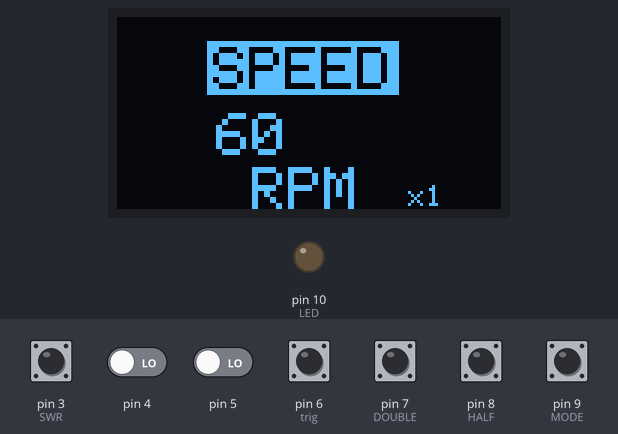
Simulated run of this sketch. Board: Arduino Uno, built with avr-gcc and run on an emulated ATmega328P. On the bench: 128×64 one-colour display, output pins drawn as LEDs (lit = HIGH). The test bench sets the inputs (shaded band); at power-on: pin 3 (SWR), pin 6 (trig), pin 7 (DOUBLE), pin 8 (HALF), pin 9 (MODE) HIGH, pin 4, pin 5 LOW. What the sketch prints to the serial monitor is not drawn.

Above: at 3.3 s.
3.4 s: pin 9 (MODE) pulled LOW for 1 s
At 5.6 s:
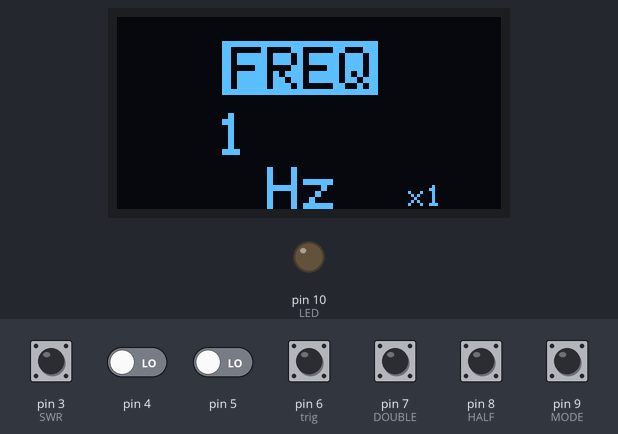
5.9 s: pin 6 (trig) pulled LOW for 1 s
At 6.9 s:
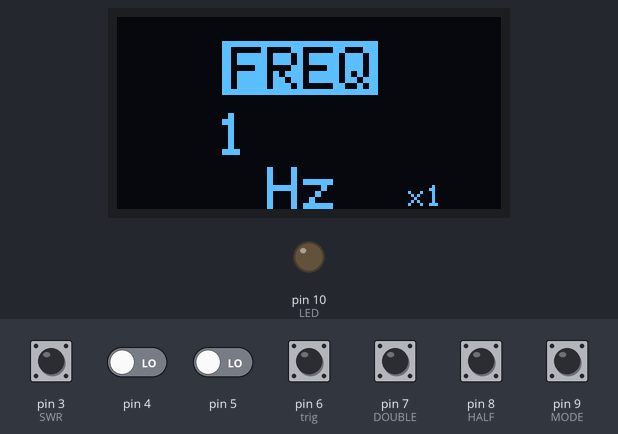
8.4 s: pin 3 (SWR) pulled LOW for 1 s
At 10.6 s:
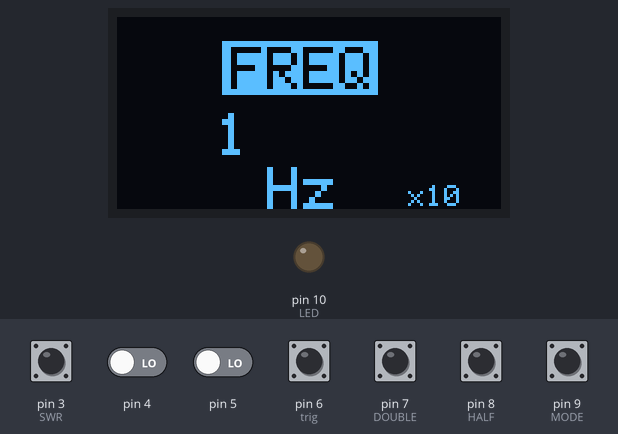
10.9 s: pin 5 driven HIGH
At 11.4 s:
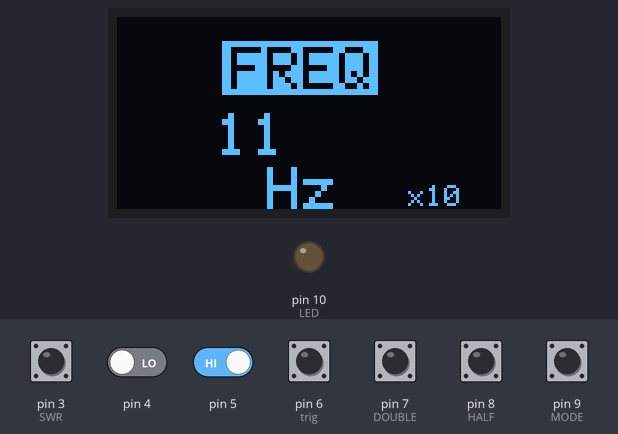
12.4 s: pin 7 (DOUBLE) pulled LOW for 1 s
At 14.5 s:
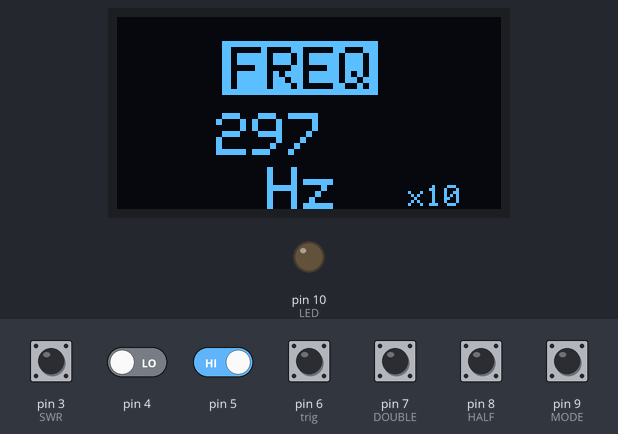
14.9 s: pin 8 (HALF) pulled LOW for 1 s
At 17.4 s:
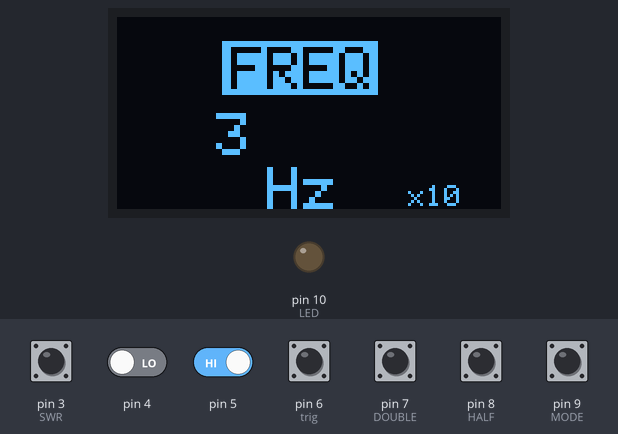
Timing chart, 0 to 18.5 s (numbered marks = the images above; inputs shaded):
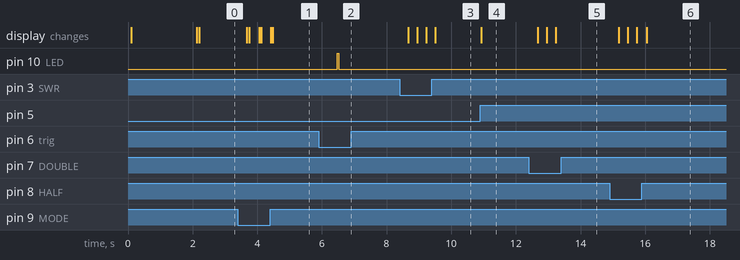

The sketch:

Stroboscpe.ino
```cpp
#include "rotary.h"
#include "disp.h"


const int SWR = 3, MODE = 9, HALF = 8, DOUBLE = 7, LED = 10,trig = 6;
int duty_p = 5;

int MUL=1, MIN = 60, MAX = 20000;
int counter_value=60;
unsigned long debounce =250 ,pm, interval, timePeriod, onTime, offTime;
int lastState = 1, Pcounter;


void setup()
 {
    Serial.begin (115200);

    setValues(MUL, MIN, MAX);
    setCounter(MIN);
    rotary_init(5, 4);
    //disp_init();

    if(!display.begin(SSD1306_SWITCHCAPVCC, SCREEN_ADDRESS)) {
    Serial.println(F("SSD1306 allocation failed"));
    for(;;); // Don't proceed, loop forever
  }

    pinMode(trig,INPUT_PULLUP);
    pinMode(SWR,INPUT);
    pinMode(MODE,INPUT_PULLUP);
    pinMode(HALF,INPUT_PULLUP);
    pinMode(DOUBLE,INPUT_PULLUP);
    pinMode(LED,OUTPUT); digitalWrite(LED, 0);

    welcome();
    //delay(3000);
    rpm_disp();mult(1);


  }

void loop()
 {
   getPos();  // get the changed counter value

   if(!digitalRead(SWR)) //Change the increament/decreament factor
      {
        delay(debounce);
        MUL=MUL*10;
        if(MUL>100) MUL = 1;
        else MUL=MUL;
        setInf(MUL);
        mult(MUL);
         // change mul factor
      }

   if(!digitalRead(MODE)) //change the mode in between Freq. & RPM
      {
        delay(debounce);
        if(MIN == 60)
          {
            MIN = 1; MAX = 334;
            Serial.println("Mode: Frequency");
            //mode change
            setMinMax(MIN,MAX);
            setCounter((getCV()/60));
            freq_disp();   mult(MUL);
          }
        else if(MIN == 1)
          {
            MIN = 60; MAX = 20000;
            Serial.println("Mode: RPM");
            //mode change
            setMinMax(MIN,MAX);
            setCounter((getCV()*60));
            rpm_disp(); mult(MUL);
          }

      }

   if(!digitalRead(HALF))
      {
        delay(debounce);
        if(MIN == 60)
          {
            if(getCV()>=180) {setCounter((getCV()/3));}
          }
        else if(MIN == 1)
          {
            if(getCV()>=3) {setCounter((getCV()/3));}
          }
      }

   if(!digitalRead(DOUBLE))
      {
        delay(debounce);
        if(MIN == 60)
          {
            if(getCV()<=6666) {setCounter((getCV()*3));}
          }
        else if(MIN == 1)
          {
            if(getCV()<=111) {setCounter((getCV()*3));}
          }
      }


   if (getCV() != Pcounter)
    {
      //MUL
      counter_value = getCV();
      disp_var(counter_value);

      timePeriod = calTP(MIN);
      onTime = (timePeriod*duty_p)/100;
      offTime = timePeriod - onTime;
      Pcounter = getCV();
    }


    if (lastState == 1) { interval = onTime;  }
    else                { interval = offTime; }
    if ((micros()-pm)>= interval)
      {
        digitalWrite(LED,((!lastState) and (not(digitalRead(trig))) ));
        lastState=!lastState;
        pm=micros();
      }

 }// loop
```

disp.h
```cpp
#include <SPI.h>
#include <Wire.h>
#include <Adafruit_GFX.h>
#include <Adafruit_SSD1306.h>

#define SCREEN_WIDTH 128 // OLED display width, in pixels
#define SCREEN_HEIGHT 64 // OLED display height, in pixels


#define OLED_RESET     -1 // Reset pin # (or -1 if sharing Arduino reset pin)
#define SCREEN_ADDRESS 0x3C ///< See datasheet for Address; 0x3D for 128x64, 0x3C for 128x32
Adafruit_SSD1306 display(SCREEN_WIDTH, SCREEN_HEIGHT, &Wire, OLED_RESET);


void disp_init()
{

}

void welcome(){

  display.clearDisplay();

  display.setTextSize(2); // Draw 2X-scale text
  display.setTextColor(SSD1306_WHITE);
  display.setCursor(48, 16);
  display.println(F("LED"));
  display.setCursor(30, 34);
  display.println(F("STROBE"));
  display.display();
  //delay(3000);

  //display.clearDisplay();

  display.setTextSize(1.5); // Draw 2X-scale text
  display.setTextColor(SSD1306_INVERSE);
  display.setCursor(20, 52);
  display.println(F("By circuiTician"));
  display.display();
  display.stopscroll();
  delay(2000);


}

void freq_disp(){
  display.clearDisplay();

  display.setTextSize(2); // Draw 2X-scale text
  display.fillRect(35, 8, 52, 18, SSD1306_WHITE);
  display.display();
  display.setTextColor(SSD1306_BLACK);
  display.setCursor(38, 10);
  display.println("FREQ");
  display.setTextColor(SSD1306_WHITE);
  display.setCursor(50, 50);
  display.println("Hz");
   display.display();


}

void rpm_disp(){
  display.clearDisplay();

  display.setTextSize(2); // Draw 2X-scale text
  display.fillRect(30, 8, 64, 18, SSD1306_WHITE);
  display.display();
  display.setTextColor(SSD1306_BLACK);
  display.setCursor(32, 10);
  display.println("SPEED");
  display.setTextColor(SSD1306_WHITE);
  display.setCursor(45, 50);
  display.println("RPM");
   display.display();

}

void duty_disp(){
  display.clearDisplay();

  display.setTextSize(2); // Draw 2X-scale text
  display.fillRect(35, 8, 52, 18, SSD1306_WHITE);
  display.display();
  display.setTextColor(SSD1306_BLACK);
  display.setCursor(38, 10);
  display.println("DUTY");
  display.setTextColor(SSD1306_WHITE);
  display.setCursor(57, 50);
  display.println("%");
   display.display();

}

void mult(int mul){
  // Serial.print("--");
  // Serial.println(mul);
  display.setTextSize(1);
  display.fillRect(95, 54, 55, 10, SSD1306_BLACK);
  display.setTextColor(SSD1306_WHITE);
  display.setCursor(97, 56);
  display.println("x"+String(mul));
  display.display();
}

void disp_var(int c_val){

  display.setTextSize(2);
  display.fillRect(30, 30, 64, 18, SSD1306_BLACK);
  display.setTextColor(SSD1306_WHITE);
  display.setCursor(33, 32);
  display.println(String(c_val));
  display.display();
}
```

rotary.h
```cpp
#include "Arduino.h"

 int CLOCK_PIN, DATA_PIN;
 int counter = 0,  inf, minV, maxV;
 //bool st;
 int aState,  aLastState;

void rotary_init(const int clock, const int data) // Set the clock_PIN & data_PIN pin
 {
   CLOCK_PIN=clock; DATA_PIN=data;
   Serial.print("Clock_PIN pin: "); Serial.print(CLOCK_PIN); Serial.print("  Data_PIN pin: "); Serial.println(DATA_PIN);
   pinMode (CLOCK_PIN,INPUT);
   pinMode (DATA_PIN,INPUT);
   aLastState = digitalRead(CLOCK_PIN);
 }

void setInf(int INF) // Set the increament/decreament factor
  {
    inf = INF; Serial.print("Incremental factor set to: "); Serial.println(inf);
  }
void setMinMax(int MINv, int MAXv) // Set the Minimum & Maximum value to count
  {
    minV = MINv; maxV = MAXv;
    Serial.print("Min value set to: "); Serial.print(minV); Serial.print("  Max value set to: "); Serial.println(maxV);
  }

void setValues(int INF, int MINv, int MAXv) //Set the Minimum, Maximum value of counter & increament/decreament factor at a time
  {
    setInf(INF); setMinMax(MINv, MAXv);
    Serial.print("Incremental factor set to: "); Serial.println(inf);
    Serial.print("Min value set to: ");          Serial.println(minV);
    Serial.print("Max value set to: ");          Serial.println(maxV);
  }

void setCounter(int NCV) // Mannual overwrite the counter value
  {
    if(NCV>20000) NCV=20000;
    counter = NCV;
    Serial.print("  New Counter: "); Serial.println(counter);
  }

int getPos() //return the changed counter value
  {
    aState = digitalRead(CLOCK_PIN);
    if (aState != aLastState)
      {
        if (digitalRead(DATA_PIN) != aState)
          {
            counter= counter+inf;
            if(counter > maxV) counter=counter-inf;
            else               counter=counter;
          }
        else
          {
            counter=counter-inf;
            if(counter < minV) counter= counter+inf;
            else               counter=counter;
          }
         Serial.print("Position: ");
         Serial.println(counter); Serial.println();
      }
    aLastState = aState;
    return counter;
  }

int getCV() //return the current counter value
 {
   //Serial.print("--Previous Counter: "); Serial.print(counter);
   return counter;
 }

unsigned long  calTP(int mIn)
  {
    unsigned long totalTime;
    if(mIn == 60) //it is in RPM mode
      { totalTime = 1000000/(counter/60); }
    else if (mIn == 1) // it is in Freq. mode
      { totalTime = 1000000/counter;}

    Serial.print("Time period: "); Serial.println(totalTime);
    return totalTime;
  }
```

Measured:
- after the input at 3.4 s, the display: first changes after 0.28 s (image 1 shows a later state)
- after the input at 5.9 s, pin 10 (LED): LOW → HIGH after 0.58 s, → LOW 0.05 s later
- after the input at 8.4 s, the display: changes after 0.28 s (image 3)
- after the input at 10.9 s, the display: changes at once (image 4)
- after the input at 12.4 s, the display: first changes after 0.28 s (image 5 shows a later state)
- after the input at 14.9 s, the display: first changes after 0.28 s (image 6 shows a later state)
